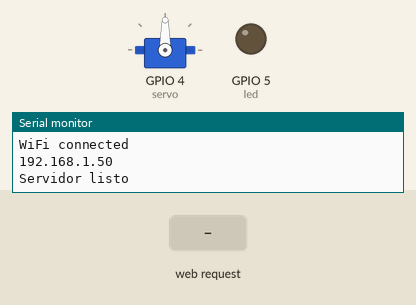
A sketch run on a simulated ESP8266 (NodeMCU). On the bench: servo, output pins drawn as LEDs (lit = HIGH), the last lines printed to the serial monitor. Inputs (shaded band) come from the test bench. WiFi joins after 1.5 s; servers stay silent unless stated.

Above: at 6.3 s.
6.4 s: HTTP request GET /gpio/0 received
At 7.5 s:
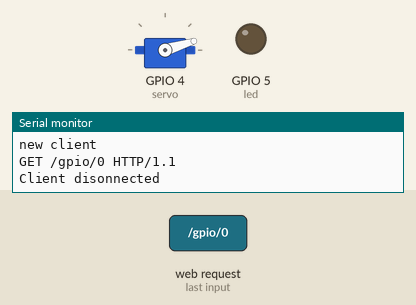
7.9 s: HTTP request GET /gpio/1 received
At 8.7 s:
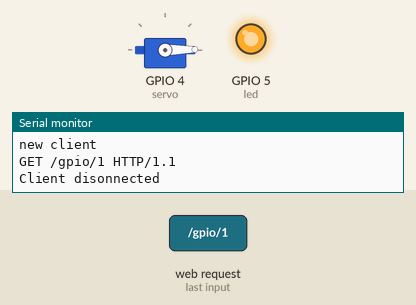
Timing chart, 0 to 10.9 s (numbered marks = the images above; inputs shaded):
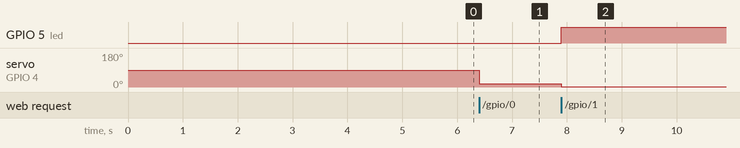

Measured:
- after the input at 6.4 s, servo on GPIO 4 (servo): 90° → 17° at once
- after the input at 7.9 s, GPIO 5 (led): LOW → HIGH at once; servo on GPIO 4 (servo): 17° → 1° at once

The sketch:

Alimentacan.ino
```cpp
#include "ESP8266WiFi.h"
#include <Servo.h>

const char* ssid = "LabProtein";
const char* password = "teinpro_bal1602";
const char* host = "www.alimentacan.cl";
const int led = 5;
int pos;
Servo servo;
WiFiServer server(80);

void setup() {
  Serial.begin(115200);

  //GPIO conectado al servomotor
  servo.attach(4);

  //Configuracion conexion WIFI
  WiFi.mode(WIFI_STA);
  WiFi.disconnect();
  delay(100);
  WiFi.begin(ssid, password);
  while (WiFi.status() != WL_CONNECTED)
  {
    delay(5000);
    Serial.print(WiFi.status());
  }
  Serial.println("\nWiFi connected");
  Serial.println(WiFi.localIP());
  Serial.println();

  //inicalizador LED
  pinMode(led, OUTPUT);
  digitalWrite(led, LOW);

  //Inicializador servidor

  server.begin();
  Serial.println("Servidor listo");
}

void loop()
{
  // Check if a client has connected
  WiFiClient client = server.available();
  if (!client) {
    return;
  }

  // Wait until the client sends some data
  Serial.println("new client");
  while(!client.available()){
    delay(1);
  }

  // Read the first line of the request
  String req = client.readStringUntil('\r');
  Serial.println(req);
  client.flush();

  // Match the request
  int val;
  if (req.indexOf("/gpio/0") != -1){
    val = 0;
    pos = 0;
    while (pos < 720){
      servo.write(pos);
      pos++;
    }
  }
  else if (req.indexOf("/gpio/1") != -1){
    val = 1;
    pos = 720;
    while (pos > 0){
      servo.write(pos);
      pos--;
    }
  }
  else {
    Serial.println("invalid request");
    client.stop();
    return;
  }

  // Set GPIO2 according to the request
  digitalWrite(led, val);

  client.flush();

  // Prepare the response
  String s = "HTTP/1.1 200 OK\r\nContent-Type: text/html\r\n\r\n<!DOCTYPE HTML>\r\n<html>\r\nGPIO is now ";
  s += (val)?"high":"low";
  s += "<form action='http://192.168.1.119/alimentacan/index.html' method='post'> <input type='submit' value='Volver' /> </form>";
  s += "</html>\n";

  // Send the response to the client
  client.print(s);
  delay(1);
  Serial.println("Client disonnected");

  // The client will actually be disconnected
  // when the function returns and 'client' object is detroyed

}
```
